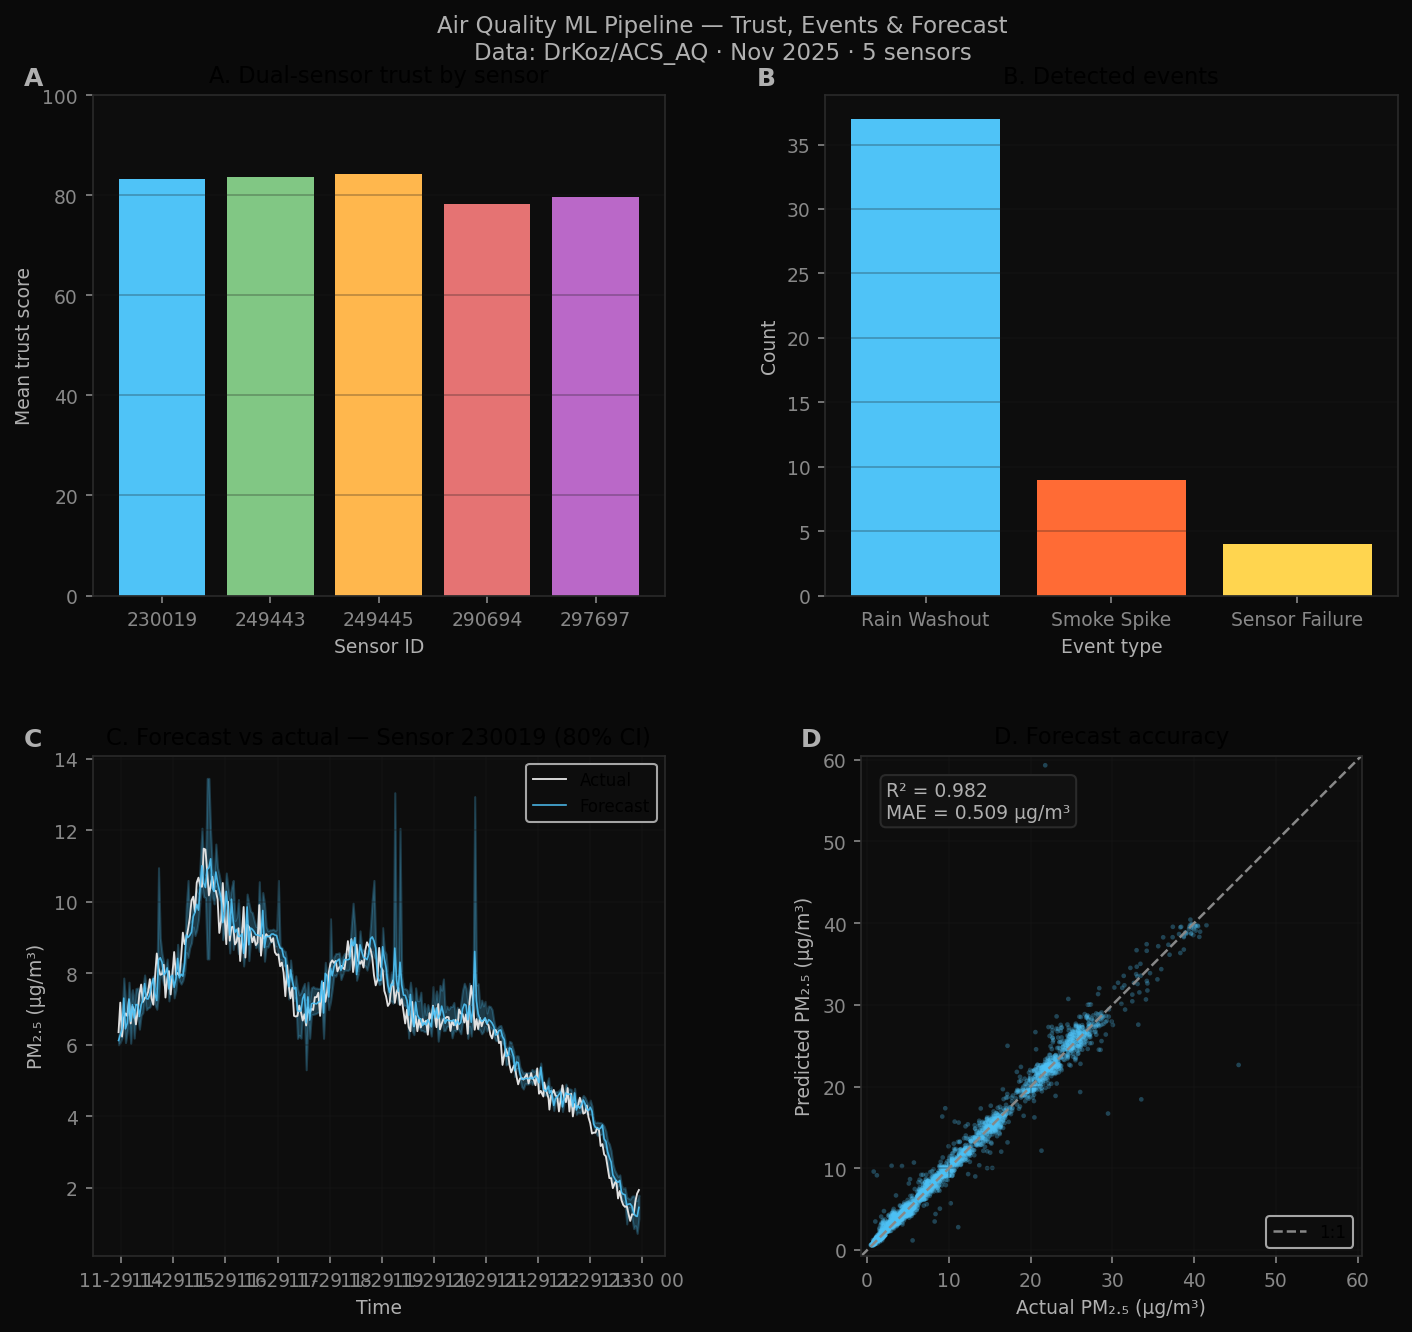

Recreate this plot in Python.
#!/usr/bin/env python3
"""
Single summary figure: trust, events, forecast, scatter. Publication-style 2x2 layout.
"""

import warnings
warnings.filterwarnings("ignore")

import numpy as np
import pandas as pd
import matplotlib
matplotlib.use("Agg")
import matplotlib.pyplot as plt

from load_data import load_all_sensors
from ml_pipeline import add_trust_scores, run_full_pipeline

plt.rcParams.update({
    "font.family": "sans-serif",
    "font.size": 9,
    "axes.facecolor": "#0d0d0d",
    "figure.facecolor": "#0a0a0a",
    "axes.edgecolor": "#2a2a2a",
    "axes.labelcolor": "#b0b0b0",
    "xtick.color": "#888",
    "ytick.color": "#888",
    "grid.color": "#1a1a1a",
    "grid.alpha": 0.8,
})


def main():
    df = load_all_sensors()
    df = add_trust_scores(df)
    out = run_full_pipeline()

    fig = plt.figure(figsize=(10, 9), facecolor="#0a0a0a")
    gs = fig.add_gridspec(2, 2, hspace=0.32, wspace=0.28, left=0.08, right=0.95, top=0.92, bottom=0.06)

    # A: Trust by sensor (bar)
    ax = fig.add_subplot(gs[0, 0])
    trust = df.groupby("sensor_index")["trust_score"].mean()
    colors = ["#4fc3f7", "#81c784", "#ffb74d", "#e57373", "#ba68c8"]
    x = np.arange(len(trust))
    ax.bar(x, trust.values, color=[colors[i % 5] for i in range(len(trust))], edgecolor="none")
    ax.set_xticks(x)
    ax.set_xticklabels([str(s) for s in trust.index])
    ax.set_ylabel("Mean trust score")
    ax.set_xlabel("Sensor ID")
    ax.set_title("A. Dual-sensor trust by sensor")
    ax.set_ylim(0, 100)
    ax.grid(True, axis="y", alpha=0.3)
    ax.text(-0.12, 1.02, "A", transform=ax.transAxes, fontsize=12, fontweight="bold", color="#b0b0b0")

    # B: Event types
    ax = fig.add_subplot(gs[0, 1])
    events = out["events"]
    if events:
        ev_df = pd.DataFrame(events)
        tc = ev_df["type"].value_counts()
        colors_ev = {"smoke_spike": "#ff6b35", "rain_washout": "#4fc3f7", "sensor_failure": "#ffd54f"}
        ax.bar(range(len(tc)), tc.values, color=[colors_ev.get(t, "#666") for t in tc.index], edgecolor="none")
        ax.set_xticks(range(len(tc)))
        ax.set_xticklabels([t.replace("_", " ").title() for t in tc.index])
    else:
        ax.text(0.5, 0.5, "No events detected", ha="center", va="center", transform=ax.transAxes, color="#666")
    ax.set_ylabel("Count")
    ax.set_xlabel("Event type")
    ax.set_title("B. Detected events")
    ax.grid(True, axis="y", alpha=0.3)
    ax.text(-0.12, 1.02, "B", transform=ax.transAxes, fontsize=12, fontweight="bold", color="#b0b0b0")

    # C: Forecast time series
    ax = fig.add_subplot(gs[1, 0])
    res = out["forecast_results"]
    if res:
        best = max(res, key=lambda x: x["r2"])
        n = min(300, len(best["y_test"]))
        t = best["times_test"].iloc[-n:]
        y_t = best["y_test"].iloc[-n:]
        y_p = best["y_pred"][-n:]
        y_l = best["y_lo"].iloc[-n:]
        y_h = best["y_hi"].iloc[-n:]
        ax.fill_between(t, y_l, y_h, alpha=0.25, color="#4fc3f7")
        ax.plot(t, y_t, color="#e0e0e0", linewidth=0.9, label="Actual")
        ax.plot(t, y_p, color="#4fc3f7", linewidth=0.8, alpha=0.9, label="Forecast")
        ax.set_ylabel("PM₂.₅ (µg/m³)")
        ax.set_xlabel("Time")
        ax.set_title(f"C. Forecast vs actual — Sensor {best['sensor_id']} (80% CI)")
        ax.legend(loc="upper right", fontsize=8)
    ax.grid(True, alpha=0.3)
    ax.text(-0.12, 1.02, "C", transform=ax.transAxes, fontsize=12, fontweight="bold", color="#b0b0b0")

    # D: Scatter
    ax = fig.add_subplot(gs[1, 1])
    if res:
        best = max(res, key=lambda x: x["r2"])
        y_test = best["y_test"]
        y_pred = best["y_pred"]
        ax.scatter(y_test, y_pred, alpha=0.3, s=5, color="#4fc3f7", edgecolors="none")
        lo = min(y_test.min(), y_pred.min())
        hi = max(y_test.max(), y_pred.max())
        pad = (hi - lo) * 0.02 or 0.5
        ax.plot([lo - pad, hi + pad], [lo - pad, hi + pad], color="#888", ls="--", lw=1.2, label="1:1")
        ax.set_xlim(lo - pad, hi + pad)
        ax.set_ylim(lo - pad, hi + pad)
        ax.text(0.05, 0.95, f"R² = {best['r2']:.3f}\nMAE = {best['mae']:.3f} µg/m³", transform=ax.transAxes,
                fontsize=9, va="top", color="#b0b0b0",
                bbox=dict(boxstyle="round,pad=0.3", facecolor="#111", edgecolor="#2a2a2a"))
        ax.legend(loc="lower right", fontsize=8)
    ax.set_xlabel("Actual PM₂.₅ (µg/m³)")
    ax.set_ylabel("Predicted PM₂.₅ (µg/m³)")
    ax.set_title("D. Forecast accuracy")
    ax.set_aspect("equal")
    ax.grid(True, alpha=0.3)
    ax.text(-0.12, 1.02, "D", transform=ax.transAxes, fontsize=12, fontweight="bold", color="#b0b0b0")

    fig.suptitle("Air Quality ML Pipeline — Trust, Events & Forecast\nData: DrKoz/ACS_AQ · Nov 2025 · 5 sensors",
                 fontsize=11, color="#b0b0b0", y=0.98)
    plt.savefig("fig_summary.png", dpi=150, facecolor="#0a0a0a", edgecolor="none", bbox_inches="tight")
    plt.close()
    print("Saved fig_summary.png")


if __name__ == "__main__":
    main()
